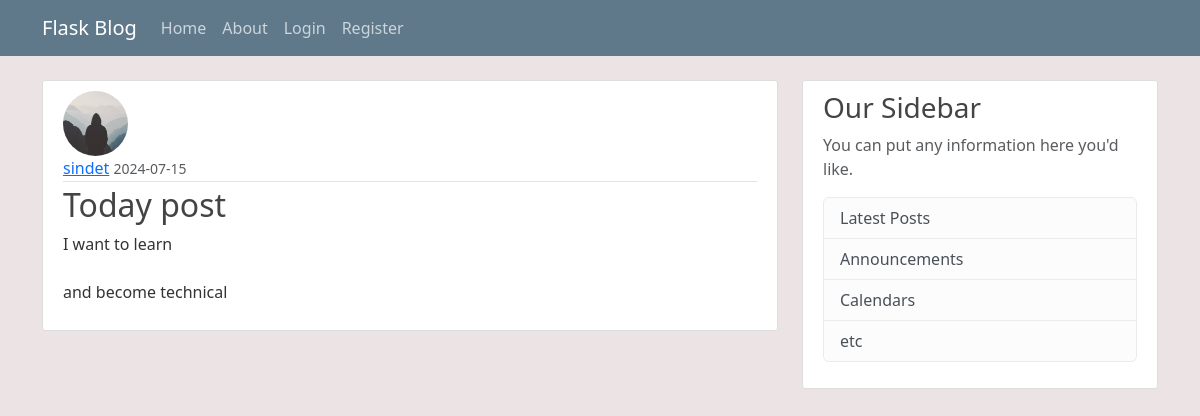
Page /post/27 on the committed database.
### flaskblog/models.py (models this page shows, shortened)
class User(db.Model, UserMixin):
    id = db.Column(db.Integer, primary_key=True)
    username = db.Column(db.String(20), unique=True, nullable=False)
    email = db.Column(db.String(120), unique=True, nullable=False)
    image_file = db.Column(db.String(20), nullable=False, default='default.jpg')
    password = db.Column(db.String(60),  nullable=False)
    posts = db.relationship('Post', backref='author', lazy=True)

class Post(db.Model):
     id = db.Column(db.Integer, primary_key=True)
     title = db.Column(db.String(100), nullable=False)
     date_posted = db.Column(db.DateTime, nullable=False, default = datetime.utcnow)
     content = db.Column(db.Text, nullable=False)
     user_id = db.Column(db.Integer, db.ForeignKey('user.id'), nullable=False)

### flaskblog/routes.py (the view)
@app.route("/post/<int:post_id>") # routes to the post_id
def post(post_id):
    post = Post.query.get_or_404(post_id) # returns the post_id if null it returns a 404 error
    return render_template('post.html', title=post.title, post=post)

### flaskblog/templates/post.html (shortened to what this page needs)
{% extends "base.html" %}
{% block content %}
<article class="media content-section">
    <img  class="rounded-circle article-img" src="{{ url_for('static', filename = 'prof_pics/' + post.author.image_file)}}" alt="profile picture ">
    <div class="media-body">
        <div class="article-metadata">
        <a class="mr-2" href="{{ url_for('user_posts',username=post.author.username )}}">{{ post.author.username }}</a>
        <small class="text-muted">{{ post.date_posted.strftime('%Y-%m-%d') }}</small>
        </div>
        <h2 class="article-title"> {{ post.title }}</h2>
        <p class="article-content">{{ post.content }}</p>
    </div>
</article>
{% endblock content %}

### flaskblog/static/main.css (style rules this page uses)
body { background: #ece4e4; color: #333333; margin-top: 5rem; }
h1, h2, h3, h4, h5, h6 { color: #444444; }
.content-section { background: #ffffff; padding: 10px 20px; border: 1px solid #dddddd; border-radius: 3px; margin-bottom: 20px; }
.article-title { color: #444444; }
.article-content { white-space: pre-line; }
.article-img { height: 65px; width: 65px; margin-right: 16px; }
.article-metadata { padding-bottom: 1px; margin-bottom: 4px; border-bottom: 1px solid #e3e3e3 }

### rows in the picture
User: image_file (placeholder picture), author.username "sindet"
Post: date_posted "2024-07-15", title "Today post", content "I want to learn and become technical"
